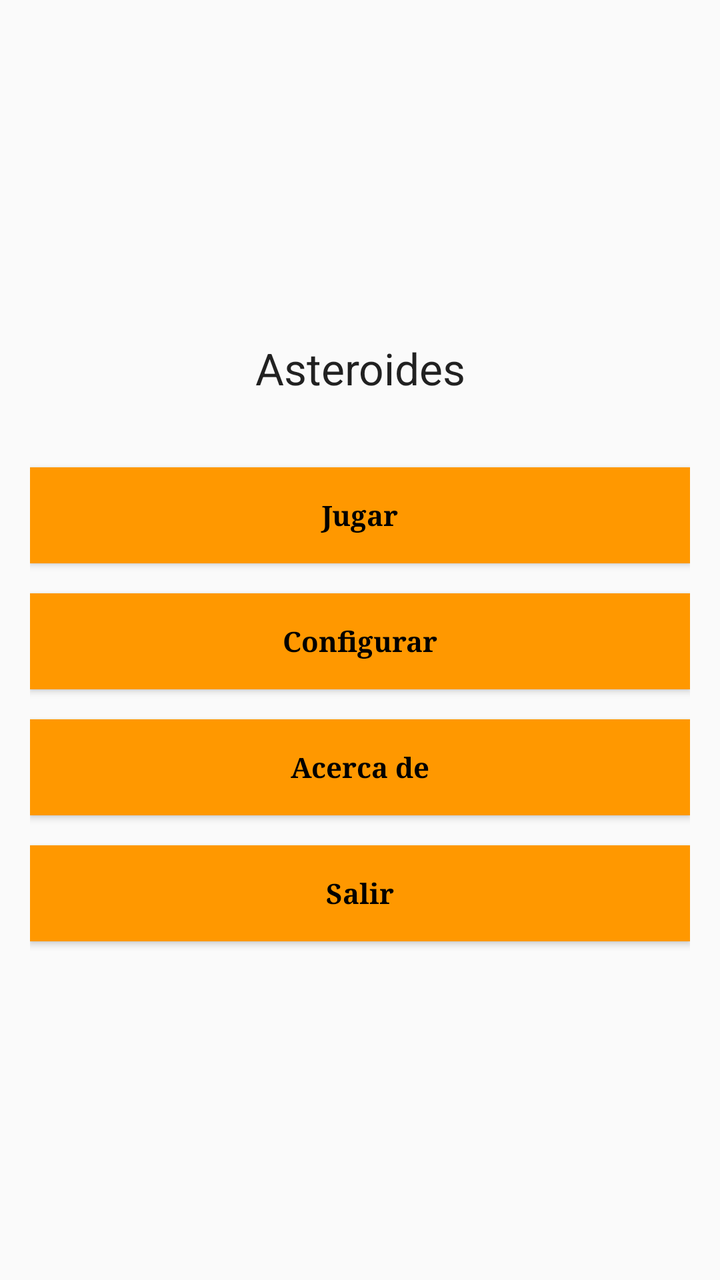
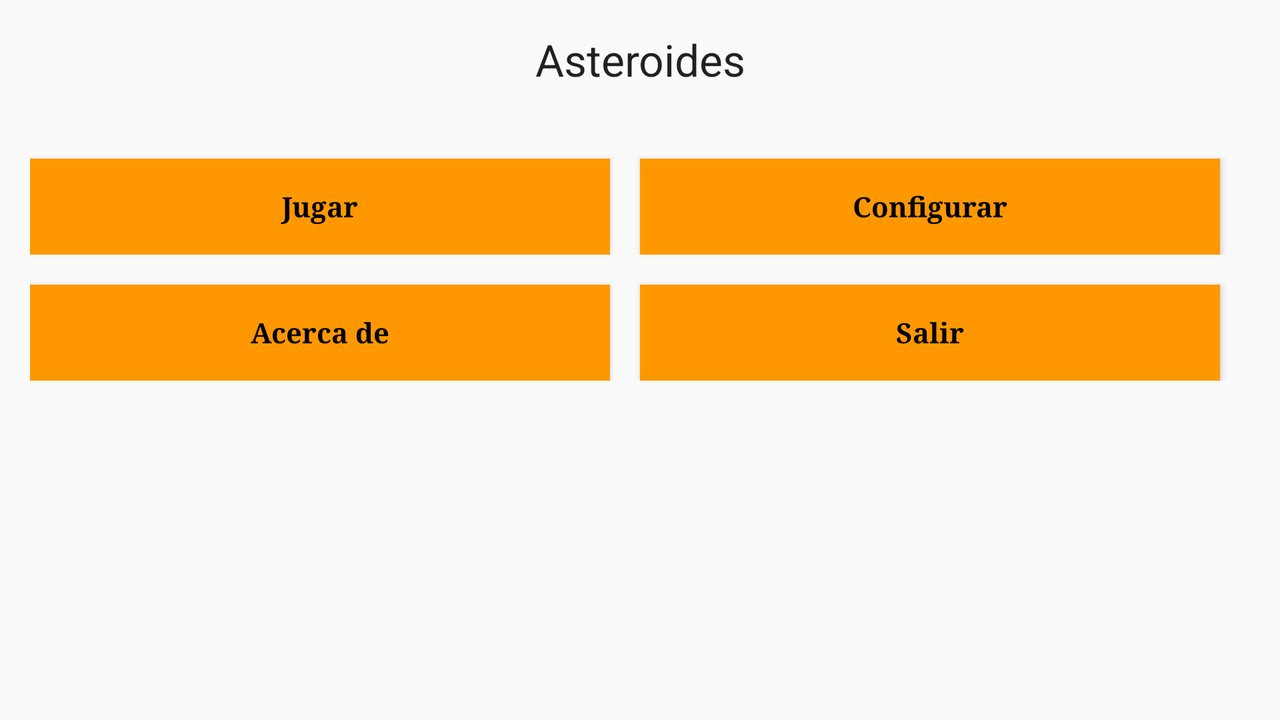

One screen, two layout resources from the same app: the default and the repository's alternative for another configuration. Each is rendered where Android would select it; the XML of both is given below.
<!-- AndroidManifest.xml: application theme AppTheme -->
<!-- res/layout/tab_asteroids.xml -->
<?xml version="1.0" encoding="utf-8"?>
<LinearLayout xmlns:android="http://schemas.android.com/apk/res/android"
    xmlns:tools="http://schemas.android.com/tools"
    android:id="@+id/tab_asteroids"
    android:layout_width="match_parent"
    android:layout_height="match_parent"
    android:gravity="center"
    android:orientation="vertical"
    android:padding="@dimen/margin_buttons"
    tools:context=".MainActivity">


    <TextView
        android:id="@+id/game_title_text_view"
        style="@style/TitleTextView_Asteroids"
        android:text="@string/asteroid_title"
        tools:text="@string/asteroid_title" />

    <Button
        android:id="@+id/button_play"
        style="@style/ButtonStyle_Asteroids.Alternative"
        android:text="@string/button_play"
        tools:text="@string/button_play" />

    <Button
        android:id="@+id/button_config"
        style="@style/ButtonStyle_Asteroids.Alternative"
        android:text="@string/button_config"
        tools:text="@string/button_config" />

    <Button
        android:id="@+id/button_about"
        style="@style/ButtonStyle_Asteroids.Alternative"
        android:text="@string/button_about"
        tools:text="@string/button_about" />

    <Button
        android:id="@+id/button_exit"
        style="@style/ButtonStyle_Asteroids.Alternative"
        android:text="@string/button_exit"
        tools:text="@string/button_exit" />

</LinearLayout>
<!-- resources referenced by this layout -->
<resources>
  <dimen name="margin_buttons">15dp</dimen>
  <string name="asteroid_title">Asteroides</string>
  <string name="button_about">Acerca de</string>
  <string name="button_config">Configurar</string>
  <string name="button_exit">Salir</string>
  <string name="button_play">Jugar</string>
  <style name="ButtonStyle_Asteroids.Alternative">
          <item name="android:textStyle">bold</item>
          <item name="android:padding">@dimen/padding_buttons</item>
          <item name="android:layout_marginTop">@dimen/margin_buttons</item>
          <item name="android:typeface">serif</item>
      </style>
  <style name="TitleTextView_Asteroids" parent="android:TextAppearance.DeviceDefault.Large">
          <item name="android:layout_width">match_parent</item>
          <item name="android:layout_height">wrap_content</item>
          <item name="android:layout_marginBottom">@dimen/margin_title</item>
          <item name="android:gravity">center</item>
      </style>
  <style name="AppTheme" parent="Theme.AppCompat.Light.DarkActionBar">
          
          <item name="colorPrimary">@color/colorPrimary</item>
          <item name="colorPrimaryDark">@color/colorPrimaryDark</item>
          <item name="colorAccent">@color/orange</item>
          <item name="android:typeface">serif</item>
          <item name="android:textColor">#0000FF</item>
      </style>
  <dimen name="padding_buttons">5dp</dimen>
  <dimen name="margin_title">20dp</dimen>
  <color name="colorPrimary">#3F51B5</color>
  <color name="colorPrimaryDark">#303F9F</color>
  <color name="orange">#FF9800</color>
</resources>
<!-- res/layout-land/tab_asteroids.xml (the repository's variant of the layout above) -->
<!-- drawn on the phone turned sideways -->
<?xml version="1.0" encoding="utf-8"?>
<LinearLayout xmlns:android="http://schemas.android.com/apk/res/android"
    xmlns:tools="http://schemas.android.com/tools"
    android:id="@+id/tab_asteroids"
    android:layout_width="match_parent"
    android:layout_height="match_parent"
    android:gravity="center"
    android:orientation="vertical"
    android:padding="@dimen/margin_buttons">

    <TextView
        android:id="@+id/game_title_text_view"
        style="@style/TitleTextView_Asteroids"
        android:text="@string/asteroid_title" />

    <TableLayout
        android:layout_width="match_parent"
        android:layout_height="match_parent"
        android:stretchColumns="*">

        <TableRow
            android:layout_width="match_parent"
            android:layout_height="match_parent">

            <Button
                android:id="@+id/button_play"
                style="@style/ButtonStyle_Asteroids.Alternative.Land"
                android:text="@string/button_play"
                tools:text="@string/button_play" />

            <Button
                android:id="@+id/button_config"
                style="@style/ButtonStyle_Asteroids.Alternative.Land"
                android:text="@string/button_config"
                tools:text="@string/button_config" />

        </TableRow>

        <TableRow>

            <Button
                android:id="@+id/button_about"
                style="@style/ButtonStyle_Asteroids.Alternative.Land"
                android:text="@string/button_about"
                tools:text="@string/button_about" />

            <Button
                android:id="@+id/button_exit"
                style="@style/ButtonStyle_Asteroids.Alternative.Land"
                android:text="@string/button_exit"
                tools:text="@string/button_exit" />

        </TableRow>
    </TableLayout>
</LinearLayout>
<!-- resources referenced by the variant -->
<!-- as the phone turned sideways resolves them -->
<resources>
  <dimen name="margin_buttons">15dp</dimen>
  <string name="asteroid_title">Asteroides</string>
  <string name="button_about">Acerca de</string>
  <string name="button_config">Configurar</string>
  <string name="button_exit">Salir</string>
  <string name="button_play">Jugar</string>
  <style name="ButtonStyle_Asteroids.Alternative.Land">
          <item name="android:layout_marginRight">@dimen/margin_buttons</item>
      </style>
  <style name="TitleTextView_Asteroids" parent="android:TextAppearance.DeviceDefault.Large">
          <item name="android:layout_width">match_parent</item>
          <item name="android:layout_height">wrap_content</item>
          <item name="android:layout_marginBottom">@dimen/margin_title</item>
          <item name="android:gravity">center</item>
      </style>
  <style name="AppTheme" parent="Theme.AppCompat.Light.DarkActionBar">
          
          <item name="colorPrimary">@color/colorPrimary</item>
          <item name="colorPrimaryDark">@color/colorPrimaryDark</item>
          <item name="colorAccent">@color/orange</item>
          <item name="android:typeface">serif</item>
          <item name="android:textColor">#0000FF</item>
      </style>
  <dimen name="margin_title">20dp</dimen>
  <color name="colorPrimary">#3F51B5</color>
  <color name="colorPrimaryDark">#303F9F</color>
  <color name="orange">#FF9800</color>
</resources>
